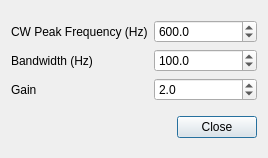
<?xml version="1.0" encoding="UTF-8"?>
<ui version="4.0">
 <class>WDSPRxCWPeakDialog</class>
 <widget class="QDialog" name="WDSPRxCWPeakDialog">
  <property name="geometry">
   <rect>
    <x>0</x>
    <y>0</y>
    <width>268</width>
    <height>158</height>
   </rect>
  </property>
  <property name="windowTitle">
   <string>CW Peak Filter</string>
  </property>
  <layout class="QVBoxLayout" name="verticalLayout">
   <item>
    <layout class="QGridLayout" name="gridLayout">
     <item row="1" column="1">
      <widget class="QDoubleSpinBox" name="cwBandwidth">
       <property name="toolTip">
        <string>Noise blanking slew time (ms)</string>
       </property>
       <property name="decimals">
        <number>1</number>
       </property>
       <property name="minimum">
        <double>20.000000000000000</double>
       </property>
       <property name="maximum">
        <double>200.000000000000000</double>
       </property>
       <property name="singleStep">
        <double>10.000000000000000</double>
       </property>
       <property name="stepType">
        <enum>QAbstractSpinBox::DefaultStepType</enum>
       </property>
       <property name="value">
        <double>100.000000000000000</double>
       </property>
      </widget>
     </item>
     <item row="0" column="1">
      <widget class="QDoubleSpinBox" name="cwPeakFrequency">
       <property name="toolTip">
        <string>Noise blanking slew time (ms)</string>
       </property>
       <property name="decimals">
        <number>1</number>
       </property>
       <property name="minimum">
        <double>300.000000000000000</double>
       </property>
       <property name="maximum">
        <double>1000.000000000000000</double>
       </property>
       <property name="singleStep">
        <double>10.000000000000000</double>
       </property>
       <property name="stepType">
        <enum>QAbstractSpinBox::DefaultStepType</enum>
       </property>
       <property name="value">
        <double>600.000000000000000</double>
       </property>
      </widget>
     </item>
     <item row="0" column="0">
      <widget class="QLabel" name="cwPeakFrequencyLabel">
       <property name="text">
        <string>CW Peak Frequency (Hz)</string>
       </property>
      </widget>
     </item>
     <item row="1" column="0">
      <widget class="QLabel" name="cwBandwidthLabel">
       <property name="text">
        <string>Bandwidth (Hz)</string>
       </property>
      </widget>
     </item>
     <item row="2" column="0">
      <widget class="QLabel" name="cwGainLabel">
       <property name="text">
        <string>Gain</string>
       </property>
      </widget>
     </item>
     <item row="2" column="1">
      <widget class="QDoubleSpinBox" name="cwGain">
       <property name="toolTip">
        <string>Noise blanking slew time (ms)</string>
       </property>
       <property name="decimals">
        <number>1</number>
       </property>
       <property name="minimum">
        <double>1.000000000000000</double>
       </property>
       <property name="maximum">
        <double>10.000000000000000</double>
       </property>
       <property name="singleStep">
        <double>0.100000000000000</double>
       </property>
       <property name="stepType">
        <enum>QAbstractSpinBox::DefaultStepType</enum>
       </property>
       <property name="value">
        <double>2.000000000000000</double>
       </property>
      </widget>
     </item>
    </layout>
   </item>
   <item>
    <widget class="QDialogButtonBox" name="buttonBox">
     <property name="orientation">
      <enum>Qt::Horizontal</enum>
     </property>
     <property name="standardButtons">
      <set>QDialogButtonBox::Close</set>
     </property>
    </widget>
   </item>
  </layout>
 </widget>
 <resources/>
 <connections>
  <connection>
   <sender>buttonBox</sender>
   <signal>accepted()</signal>
   <receiver>WDSPRxCWPeakDialog</receiver>
   <slot>accept()</slot>
   <hints>
    <hint type="sourcelabel">
     <x>248</x>
     <y>254</y>
    </hint>
    <hint type="destinationlabel">
     <x>157</x>
     <y>274</y>
    </hint>
   </hints>
  </connection>
  <connection>
   <sender>buttonBox</sender>
   <signal>rejected()</signal>
   <receiver>WDSPRxCWPeakDialog</receiver>
   <slot>reject()</slot>
   <hints>
    <hint type="sourcelabel">
     <x>316</x>
     <y>260</y>
    </hint>
    <hint type="destinationlabel">
     <x>286</x>
     <y>274</y>
    </hint>
   </hints>
  </connection>
 </connections>
</ui>
